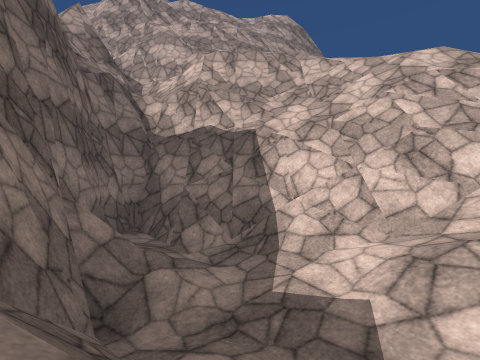
[1] (above)

12 first-person views from a walk through a Unity game level. The camera is 1.3 m above the floor, tilts 2° down and sees 90° across. The floor is counted in squares, 2 m on a side. Each view is taken from the middle of a square. On the plan, view 1 faces up. The plan holds only what a view shows up to about 9 squares ahead; the rest is blank. The place goes on beyond the plan. Surface patterns are stand-ins for the level's own textures.

[2]
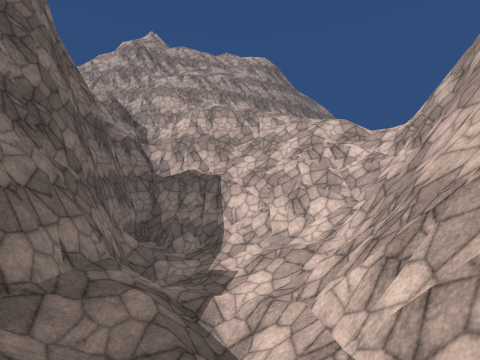

[3]
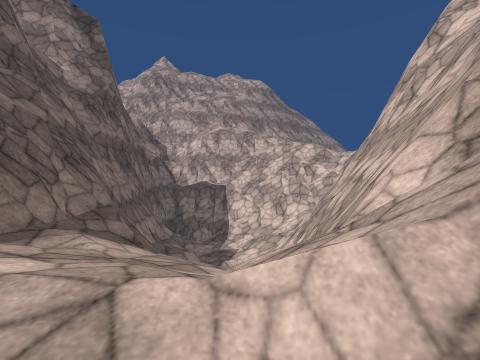

[4]
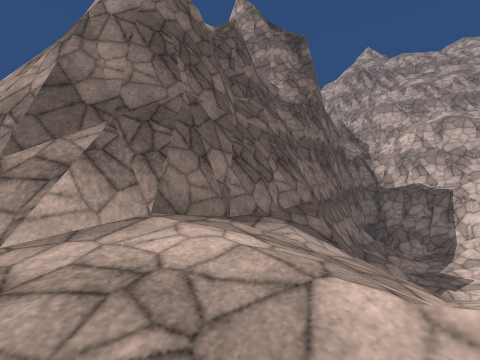

[5]
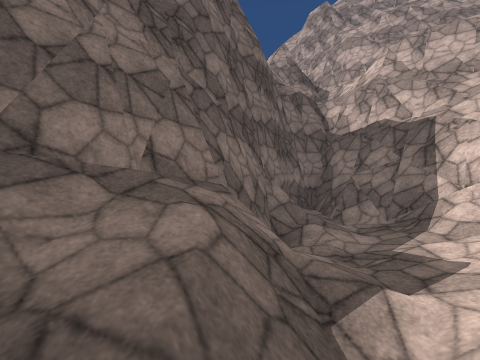

[6]
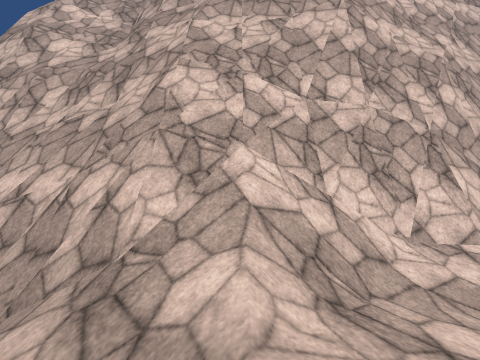

[7]
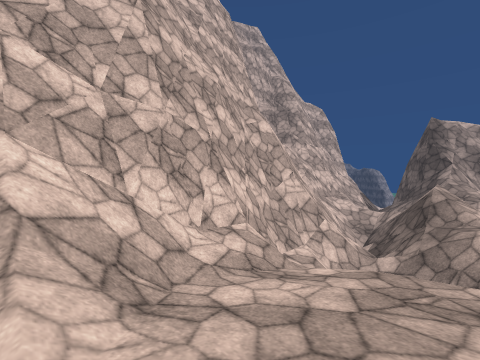

[8]
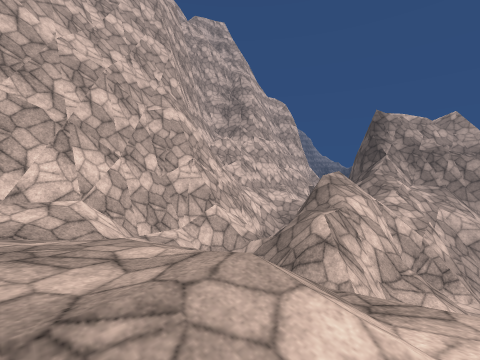

[9]
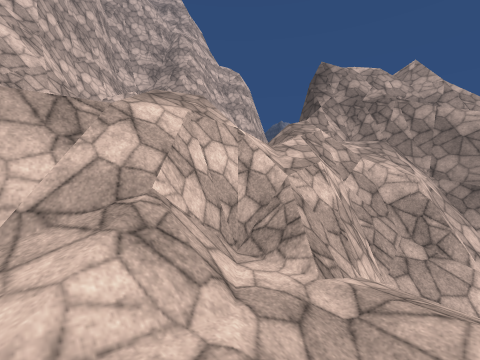

[10]
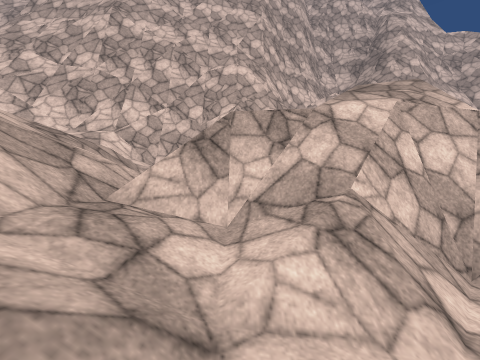

[11]
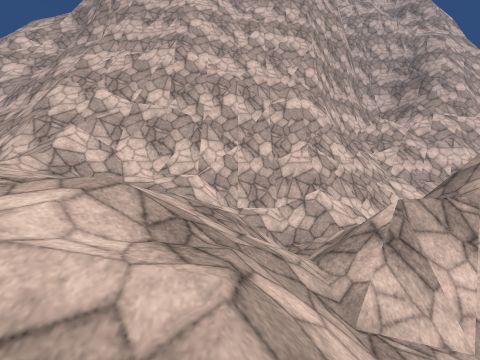

[12]
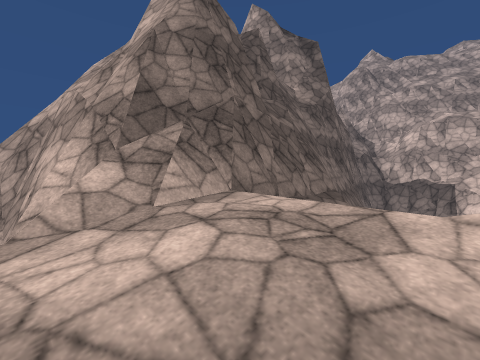

### Floor plan
Key: @ floor where view 1 was taken; # wall or solid block; x gap in a wall; . main floor; - floor 4 m lower than the main floor; : floor 4.75 m higher than the main floor; _ floor 4.75 m lower than the main floor; / step, stairs or slope; = window, fence, low wall or low ledge; v drop or lower ground.
Columns run from 3 left of view 1 to 6 right of it. Each row starts with its distance up from view 1.
 11    ##
 10   ###
  9 vv/
  8 vv////
  7 vvv###/:
  6  ##=/==//
  5  ###//////
  4  #=####v//
  3  #/-/#####
  2  #/_///##
  1  ##/-/##
  0  ##@/##
 -1  ##//##
 -2  ##/ #
 -3  ##=/##
 -4  ##//##
 -5 ###.//#
 -6 ##/../#
 -7 #/.../#
 -8  //.//#
 -9 //////#
-10 //=///#
-11 //##//#
-12 //#==/#
-13 /=##v=#
-14 x#==##=
-15 /##
-16 ##

Where each view was taken, in squares from view 1:
view 1: 0 up, 0 right, facing up
view 2: 3 down, 1 right, facing up
view 3: 6 down, 1 right, facing up
view 4: 6 down, 1 right, facing up-left
view 5: 1 down, 1 right, facing up-left
view 6: 5 down, 0 right, facing right
view 7: 5 down, 0 right, facing down-right
view 8: 7 down, 2 left, facing down-right
view 9: 11 down, 3 left, facing down-right
view 10: 11 down, 3 left, facing right
view 11: 9 down, 3 left, facing right
view 12: 7 down, 1 right, facing up-left
